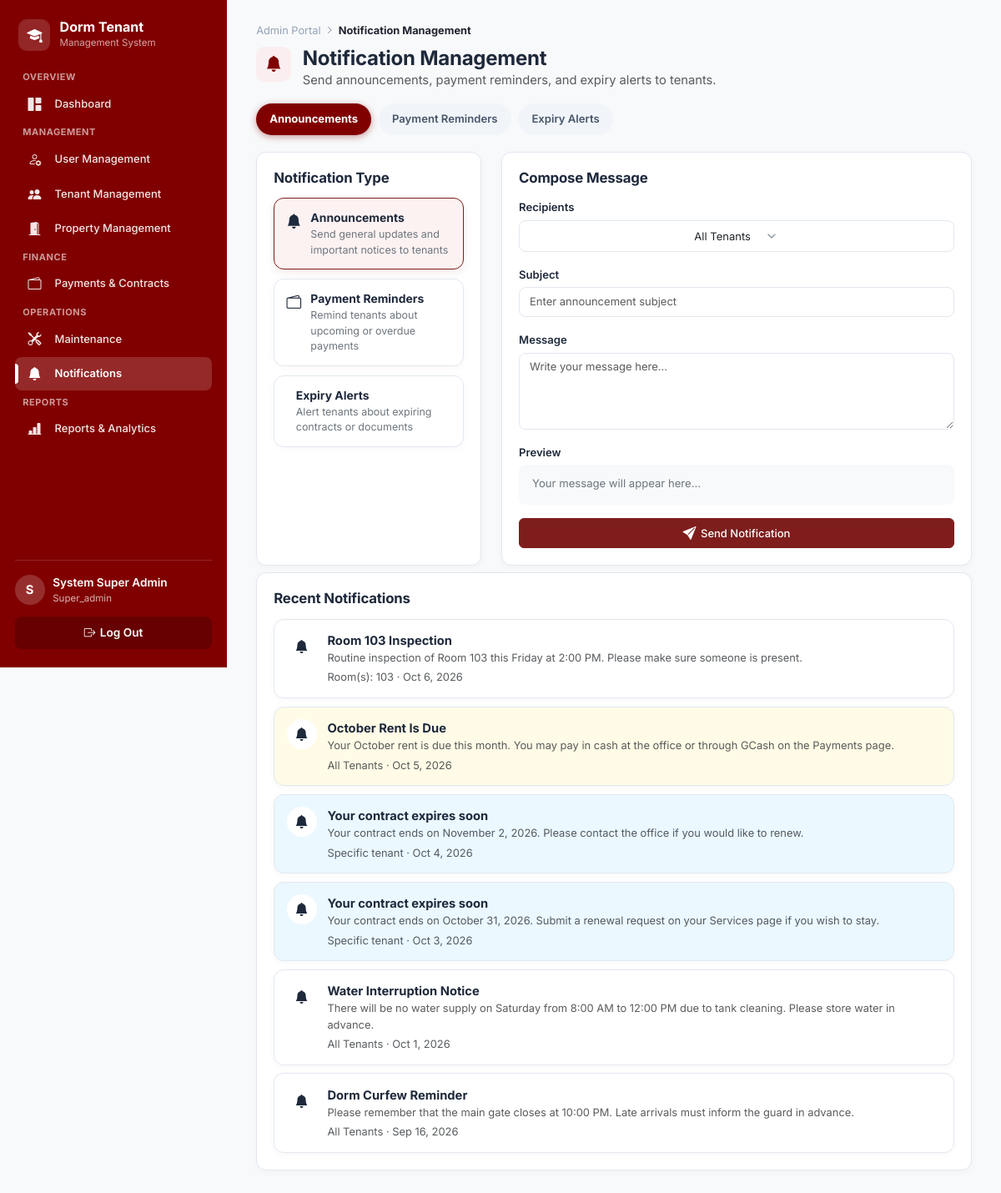
The app's page /admin/notifications.php (signed in) with its own data.
### tables this page shows
CREATE TABLE notifications (
  notification_id INT UNSIGNED AUTO_INCREMENT PRIMARY KEY,
  sender_id        INT UNSIGNED NOT NULL,
  type             ENUM('Announcement','Payment Reminder','Contract Expiry Alert') NOT NULL,
  subject          VARCHAR(150) NOT NULL,
  message          TEXT NOT NULL,
  target_type      ENUM('all','room','tenant') NOT NULL DEFAULT 'all',
  target_value     VARCHAR(100) DEFAULT NULL,    
  source_key       VARCHAR(120) DEFAULT NULL,
  date_sent        TIMESTAMP NOT NULL DEFAULT CURRENT_TIMESTAMP,
  CONSTRAINT fk_notif_sender FOREIGN KEY (sender_id) REFERENCES users(user_id),
  INDEX idx_notif_type (type),
  INDEX idx_notif_target (target_type, target_value),
  UNIQUE KEY uq_notifications_source_key (source_key)
);

### includes/functions.php (called while the page is built, shortened)
<?php
function clean(?string $value): string
{
    return htmlspecialchars(trim($value ?? ''), ENT_QUOTES, 'UTF-8');
}

### admin/notifications.php (the view, shortened to what this page needs)
<?php
$db = get_db();
$recentStatement = $db->prepare("SELECT n.*, nr.seen_at, COALESCE(nr.is_resolved, 0) AS is_resolved,
    COALESCE(nr.is_dismissed, 0) AS is_dismissed
  FROM notifications n
  LEFT JOIN notification_reads nr ON nr.notification_id = n.notification_id AND nr.user_id = ?
  WHERE (n.type = 'Announcement' AND COALESCE(nr.is_dismissed, 0) = 0)
     OR (n.type <> 'Announcement' AND COALESCE(nr.is_resolved, 0) = 0)
     OR n.notification_id IN (
    SELECT recent.notification_id
    FROM (SELECT notification_id FROM notifications ORDER BY date_sent DESC LIMIT 15) recent
  )
  ORDER BY n.date_sent DESC");
$recentStatement->execute([current_user_id()]);
$recent = $recentStatement->fetchAll();
$typeIcon = ['Announcement' => '<i class="bi bi-bell-fill"></i>', 'Payment Reminder' => '<i class="bi bi-wallet2"></i>', 'Contract Expiry Alert' => '<i class="bi bi-calendar2-warning"></i>'];
$typeTint = ['Announcement' => '', 'Payment Reminder' => 'tint-amber', 'Contract Expiry Alert' => 'tint-blue'];
$typeOptions = [
    'Announcement'           => ['<i class="bi bi-bell-fill"></i>', 'Announcements', 'Send general updates and important notices to tenants'],
    'Payment Reminder'       => ['<i class="bi bi-wallet2"></i>', 'Payment Reminders', 'Remind tenants about upcoming or overdue payments'],
    'Contract Expiry Alert'  => ['<i class="bi bi-calendar2-warning"></i>', 'Expiry Alerts', 'Alert tenants about expiring contracts or documents'],
];
include __DIR__ . '/../includes/header.php';
require_once __DIR__ . '/../includes/module_tabs.php';
require_once __DIR__ . '/../includes/page_header.php';
?>
<div class="row g-4" id="compose">
  <div class="col-lg-4">
    <div class="panel h-100">
      <div class="panel-header"><h2>Notification Type</h2></div>
      <div class="type-option-list">
        <?php foreach ($typeOptions as $value => [$icon, $label, $desc]): ?>
          <label id="notification-<?= $value === 'Announcement' ? 'announcements' : ($value === 'Payment Reminder' ? 'payments' : 'expiry') ?>" class="type-option anchor-target <?= $value === 'Announcement' ? 'selected' : '' ?>" data-value="<?= clean($value) ?>">
            <span class="type-icon"><?= $icon ?></span>
            <span><strong><?= clean($label) ?></strong><p><?= clean($desc) ?></p></span>
          </label>
        <?php endforeach; ?>
      </div>
    </div>
  </div>
  <div class="col-lg-8">
    <div class="panel">
      <div class="panel-header"><h2>Compose Message</h2></div>
      <form method="post" id="composeForm">
        <div class="mb-3">
          <label class="form-label">Recipients</label>
        </div>
        <div class="mb-3"><label class="form-label">Subject</label><input type="text" class="form-control" id="subjectInput" name="subject" placeholder="Enter announcement subject" required></div>
        <div class="mb-3"><label class="form-label">Message</label><textarea class="form-control" id="messageInput" name="message" rows="4" placeholder="Write your message here…" required></textarea></div>
        <div class="mb-3">
          <label class="form-label">Preview</label>
          <div class="preview-box" id="previewBox">Your message will appear here…</div>
        </div>
        <button class="btn btn-action-primary w-100"><i class="bi bi-send-fill"></i> Send Notification</button>
      </form>
    </div>
  </div>
</div>
<div class="panel mt-2">
  <div class="panel-header"><h2>Recent Notifications</h2></div>
  <?php foreach ($recent as $n): ?>
    <div class="notification-item <?= $typeTint[$n['type']] ?? '' ?> <?= $n['seen_at'] ? 'notification-seen' : 'notification-unseen' ?>">
      <div class="notification-icon"><?= $typeIcon[$n['type']] ?? '<i class="bi bi-bell-fill"></i>' ?></div>
      <div class="flex-grow-1">
        <strong><?= clean($n['subject']) ?></strong>
        <p class="text-muted small mb-1"><?= clean($n['message']) ?></p>
        <div class="text-muted small">
          <?= clean($n['target_type'] === 'all' ? 'All Tenants' : ($n['target_type'] === 'room' ? 'Room(s): ' . $n['target_value'] : (trim(($n['target_first_name'] ?? '') . ' ' . ($n['target_last_name'] ?? '')) ?: 'Specific tenant'))) ?>
          · <?= clean(date('M j, Y', strtotime($n['date_sent']))) ?>
        </div>
      </div>
    </div>
  <?php endforeach; ?>
</div>
<?php
include __DIR__ . '/../includes/footer.php';
?>

### assets/css/app-theme.css (style rules this page uses)
.form-control, .form-select, .custom-select-trigger, .btn, .btn-top-action, .btn-action-primary, .btn-action-outline, .btn-action-light, .btn-action-approve, .btn-action-reject { min-height: 36px !important; border-radius: var(--border-radius) !important; font-size: .8125rem !important; box-sizing: border-box !important; transition: all 0.15s ease-in-out !important; }
.report-category.anchor-highlight, .type-option.selected { background-color: #fdf2f2 !important; border: 1px solid #7f1d1d !important; border-radius: 12px !important; outline: none !important; box-shadow: 0 4px 12px rgba(127, 29, 29, 0.08) !important; }
.btn-top-action, .btn-action-primary, .btn-action-outline, .btn-action-light, .btn-action-approve, .btn-action-reject, .btn-icon { display: inline-flex !important; align-items: center !important; justify-content: center !important; gap: 0.4rem !important; height: 34px !important; padding: 0 0.85rem !important; font-size: 0.8125rem !important; font-weight: 500 !important; line-height: 1 !important; white-space: nowrap !important; border-radius: 6px !important; transition: all 0.15s ease-in-out !important; box-shadow: none !important; box-sizing: border-box !important; }
.btn-top-action, .btn-action-primary { background-color: #7f1d1d !important; border: 1px solid #7f1d1d !important; color: #ffffff !important; }
button, .btn { display: inline-flex !important; align-items: center !important; justify-content: center !important; gap: 0.35rem !important; }

### records on screen
notifications: subject "Room 103 Inspection", message "Routine inspection of Room 103 this Friday at 2:00 PM. Please make sure someone is present.", target_type+target_value "Room(s): 103", date_sent "Oct 6, 2026"
notifications: subject "October Rent Is Due", message "Your October rent is due this month. You may pay in cash at the office or through GCash on the Payments page.", target_type "All Tenants", date_sent "Oct 5, 2026"
notifications: subject "Your contract expires soon", message "Your contract ends on November 2, 2026. Please contact the office if you would like to renew.", target_type "Specific tenant", date_sent "Oct 4, 2026"
notifications: subject "Your contract expires soon", message "Your contract ends on October 31, 2026. Submit a renewal request on your Services page if you wish to stay.", target_type "Specific tenant", date_sent "Oct 3, 2026"
notifications: subject "Water Interruption Notice", message "There will be no water supply on Saturday from 8:00 AM to 12:00 PM due to tank cleaning. Please store water in advance.", target_type "All Tenants", date_sent "Oct 1, 2026"
notifications: subject "Dorm Curfew Reminder", message "Please remember that the main gate closes at 10:00 PM. Late arrivals must inform the guard in advance.", target_type "All Tenants", date_sent "Sep 16, 2026"

### other values on screen
$sectionLabels[$index] "MANAGEMENT"
$label "User Management"
$label "Tenant Management"
$label "Property Management"
$sectionLabels[$index] "FINANCE"
$label "Payments & Contracts"
$sectionLabels[$index] "OPERATIONS"
$label "Maintenance"
$label "Notifications"
$sectionLabels[$index] "REPORTS"
$label "Reports & Analytics"
substr($_SESSION['first_name'] ?? '?', 0, 1) "S"
$role "Super_admin"
$portalLabel "Admin Portal"
$title "Notification Management"
